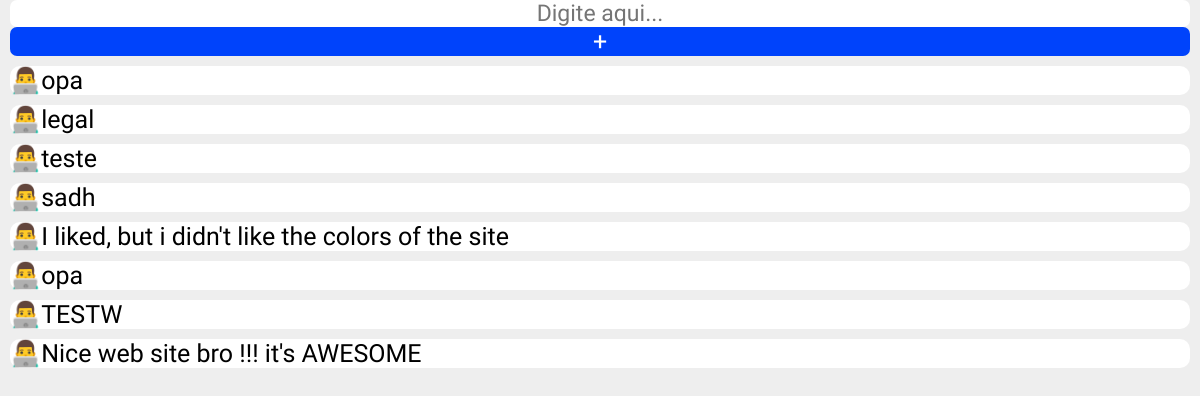
Page /zap.php on the earlier database version.
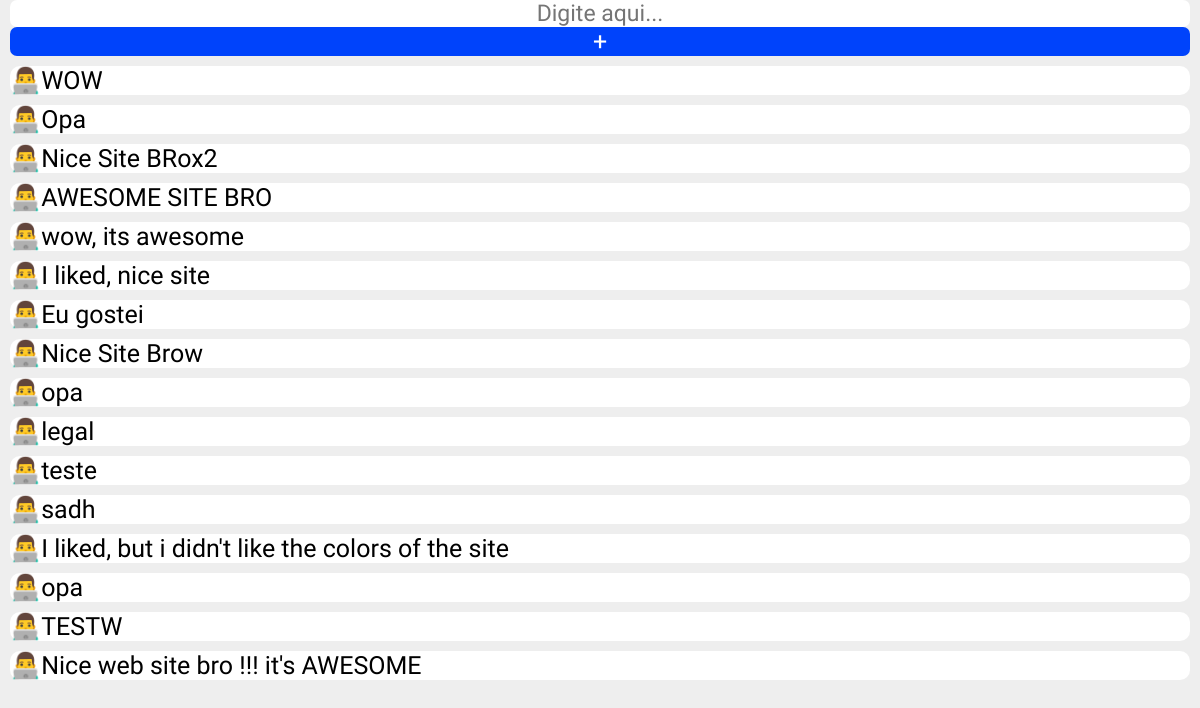
Same page on the later database version.
### tables this page shows
CREATE TABLE "dados" (
	"id"	INTEGER DEFAULT 1,
	"mensage"	TEXT NOT NULL,
	PRIMARY KEY("id" AUTOINCREMENT)
);

### zap.php (the view, shortened to what this page needs)
<?php
$PDO = new PDO("sqlite:secret.db");
$sqlListar = $PDO->prepare("SELECT mensage FROM dados ORDER BY id desc LIMIT 20 ");
$sqlListar->execute();
$dadosListagem = $sqlListar->fetchAll();
?>
<!DOCTYPE html>
<html style="height:100%">
<head>
	<link rel="stylesheet" href="css/style.css?time=<?= time() ?>">
	<link rel="stylesheet" href="css/unsemantic-grid-responsive.css">
</head>
<body style="background-color: #eee;">
<div>
<div class="grid-100">
		<form name="frmList" action="enviaZap.php" method="post">
			<input type="text" name="mensage" autofocus="enabled" required="required" maxlength="25" autocomplete="off" placeholder="Digite aqui...">
			<input type="submit"  value="+">
		</form>
	</div>
	<div class="grid-100" style="padding: 0;">
		<?php
		foreach ($dadosListagem as $mensagens) {
		?>
		<div class="grid-100 ">
			<div>
			<p class="user-comments">👨‍💻<?=$mensagens["mensage"] ?></p>
			</div>
			</div>
		<?php
		}
		?>
	</div>
</div>
</body>
</html>

Differences in the rows shown:
added dados: mensage "WOW"
added dados: mensage "Opa"
added dados: mensage "Nice Site BRox2"
added dados: mensage "AWESOME SITE BRO"
added dados: mensage "wow, its awesome"
added dados: mensage "I liked, nice site"
added dados: mensage "Eu gostei"
added dados: mensage "Nice Site Brow"
